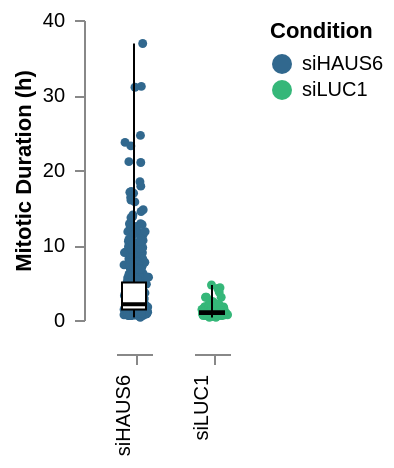

The notebook cell saved with this chart:
### Code cell
Stripbox_MitoticDuration = stripbox_full(
    data = df, 
    x = 'Condition', 
    y = 'Mitotic_duration_hrs', 
    y_title = 'Mitotic Duration (h)', 
    y_min = 0, 
    y_max = 40, 
    colour = "Condition"
)
Stripbox_MitoticDuration

### Figure 1 — Vega-Lite specification as saved in the notebook (floating-point values rounded to 4 significant figures; data arrays with more than 128 entries replaced by an {"elided": "..."} marker saying what was removed)
{"config": {"view": {"continuousWidth": 300, "continuousHeight": 300, "stroke": "transparent", "strokeWidth": 0.5}, "axis": {"grid": true, "labelPadding": 5, "offset": 15, "ticks": true}, "facet": {"spacing": 18}, "header": {"labelOrient": "bottom", "title": null}}, "data": {"name": "data-f2c0fd9d70e43cd44a6f400bfba79e73"}, "facet": {"column": {"field": "Condition", "header": {"labelAlign": "right", "labelAngle": -90, "labelOrient": "bottom", "labelPadding": 5, "titleOrient": "top"}, "type": "nominal"}}, "spec": {"layer": [{"mark": {"type": "circle", "opacity": 1, "size": 20}, "encoding": {"color": {"field": "Condition", "scale": {"scheme": "viridis"}, "type": "nominal"}, "x": {"axis": {"grid": false, "labels": false, "ticks": true, "values": [0]}, "field": "jitter", "title": null, "type": "quantitative"}, "y": {"axis": {"grid": false, "labels": true, "ticks": true}, "field": "Mitotic_duration_hrs", "scale": {"domain": [0, 40]}, "title": "Mitotic Duration (h)", "type": "quantitative"}}, "transform": [{"calculate": "(sqrt(-2 * log(random() / 2)) * cos(2 * PI * random() / 2))", "as": "jitter"}]}, {"mark": {"type": "boxplot", "extent": "min-max", "size": 12}, "encoding": {"color": {"value": "white"}, "opacity": {"value": 1}, "stroke": {"value": "black"}, "y": {"field": "Mitotic_duration_hrs", "scale": {"domain": [0, 40]}, "title": "Mitotic Duration (h)", "type": "quantitative"}}}], "height": 150, "width": 18}, "$schema": "https://vega.github.io/schema/vega-lite/v5.20.1.json", "datasets": {"data-f2c0fd9d70e43cd44a6f400bfba79e73": {"elided": "1198 records"}}}
